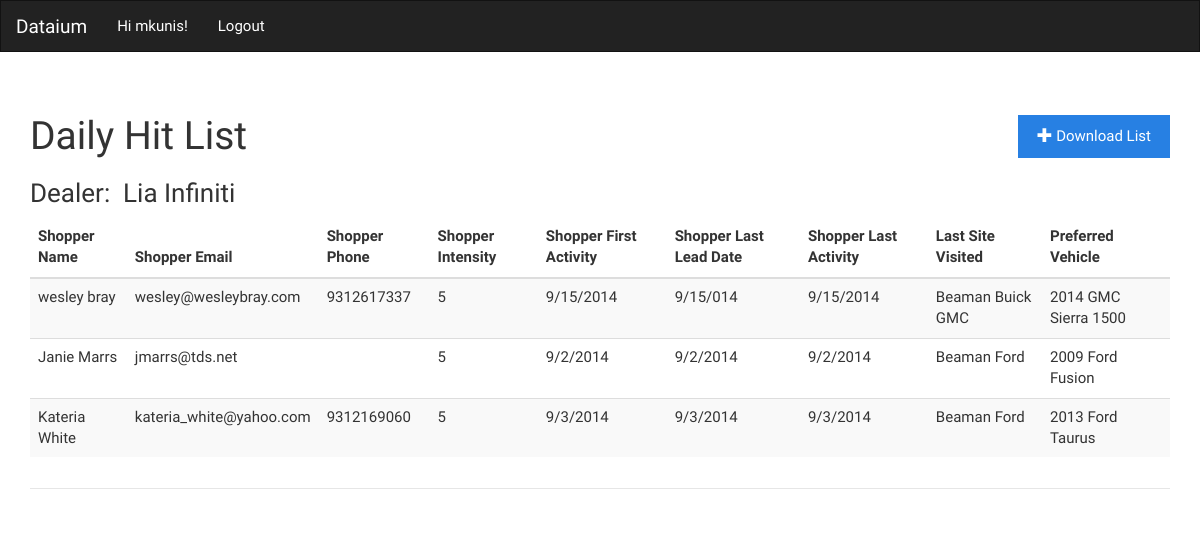
/reports/site/dhl/ (signed in), run on the app's committed database.
### reports/models.py (models this page shows, shortened)
class Dealer(models.Model):
   dealername = models.CharField(verbose_name='Dealer Name',max_length=128)
   dealercity = models.CharField(verbose_name='Dealer City',max_length=50)
   dealerstate = models.CharField(verbose_name='Dealer State',max_length=20)
   dealermainwebsite = models.CharField(verbose_name='Dealer Main Site',max_length=50)
   dma = models.ForeignKey(DataiumDMA, related_name='DMA')
   dealerdma = models.CharField(verbose_name='DMA Description',max_length=50)
   dealerlat = models.DecimalField(verbose_name = 'Dealer Latitude',max_digits=10,decimal_places=6,null=True)
   dealerlong = models.DecimalField(verbose_name='Dealer Longitude',max_digits=10,decimal_places=6,null=True)
   dealerinactive = models.CharField(verbose_name='Dealer Inactive',max_length=3,null=True,default='N')
   dealerdeleted = models.CharField(verbose_name='Dealer Deleted',max_length=3,null=True,default='N')
   dealercreatedate = models.DateTimeField(verbose_name='Dealer Created On',auto_now_add=True,null=True)
   dealerupdatedate = models.DateTimeField(verbose_name='Dealer Updated On',auto_now=True,null=True)
   class Meta:
        verbose_name = "Dealer"

class DealerDailyHitList(models.Model):
   dealersite = models.ForeignKey(DealerSite)
   full_name=models.CharField(max_length=100,verbose_name='Shopper Full Name',null=True,blank=True)
   shopper_email=models.CharField(max_length=100,verbose_name='Shopper Email',null=True,blank=True)
   shopper_phone=models.CharField(max_length=20,verbose_name='Shopper Phone',null=True,blank=True)
   shopper_intensity=models.IntegerField(max_length=10,verbose_name='Shopper Intensity',null=True,blank=True)
   shopper_first_activity=models.CharField(max_length=20,verbose_name='Shopper First Activity',null=True,blank=True)
   shopper_last_lead_date=models.CharField(max_length=20,verbose_name='Shopper Last Lead Date',null=True,blank=True)
   shopper_last_activity=models.CharField(max_length=20,verbose_name='Shopper Last Activity Date',null=True,blank=True)
   shopper_last_site = models.CharField(max_length=50,verbose_name='Shopper Last Site Visited',null=True,blank=True)
   shopper_preferred_vehicle = models.CharField(max_length=50,verbose_name='Shopper Preferred Vehicle',null=True,blank=True)
   hitlistinactive = models.CharField(verbose_name='Daily Hit List Inactive',default='N',null=True,max_length=3)
   hitlistdeleted = models.CharField(verbose_name='Daily Hit List Deleted',max_length=3,null=True,default='N')
   hitlistcreatedate = models.DateTimeField(verbose_name='Daily Hit List Created On',auto_now_add=True,null=True)
   hitlistupdatedate = models.DateTimeField(verbose_name='Daily Hit List Updated On',auto_now=True,null=True)
   class Meta:
       verbose_name="Daily Hit List"

### reports/views.py (the view)
@login_required
def user_dhl(request):
    user_id = request.user.id
    try:
        dealeruser = User.objects.get(id=user_id,userprofile__wants_dailyhitlist=True,userprofile__dealer__dealerinactive='N',userprofile__dealer__dealerdeleted='N')
        dhldealer = dealeruser.userprofile.dealer
        dhldealersite = DealerSite.objects.get(dealer = dhldealer)
        dhlleads = DealerDailyHitList.objects.filter(dealersite=dhldealersite)
    except ObjectDoesNotExist:
        print 'User id requested does not exist or is not subscribed to dhl'
        raise Http404
    return render_to_response('userdhl.html',locals(),context_instance=RequestContext(request))

### mothra/templates/userdhl.html
{% extends 'dhlbase.html' %}
{% block dhlleads %}
            {% for row in dhlleads %}
            <tr>
               <td>{{row.full_name}}</td>
               <td>{{row.shopper_email}}</td>
               <td>{{row.shopper_phone}}</td>
               <td>{{row.shopper_intensity}}</td>
               <td>{{row.shopper_first_activity}}</td>
               <td>{{row.shopper_last_lead_date}}</td>
               <td>{{row.shopper_last_activity}}</td>
               <td>{{row.shopper_last_site}}</td>
               <td>{{row.shopper_preferred_vehicle}}</td>
            </tr>
            {% endfor %}
{% endblock %}

### mothra/templates/dhlbase.html (shortened to what this page needs)
{% load staticfiles %}
<!DOCTYPE html>
<html lang="en">
  <head>
  <link rel="stylesheet" type="text/css"
                  href="{% static "bootstrap/css/bootstrap.min.css" %}">
  </head>
  <body>
{% if user.is_authenticated %}
<nav class="navbar navbar-default" role="navigation">
  <div class="container-fluid">
    <div class="navbar-header">
      <a class="navbar-brand" href="#">Dataium</a>
    </div>
    <div class="collapse navbar-collapse" id="bs-example-navbar-collapse-1">
      <ul class="nav navbar-nav">
      <ul class="nav navbar-nav navbar-right">
        <li><a href="#">Hi {{ user.username }}!</a></li>
        <li><a href="{% url 'logout' %}">Logout</a></li>
      </ul>
    </div>
  </div>
</nav>
{% endif %}
    <div class="container">
        <div class="page-header">
          {% if user.is_authenticated %}
            <div class="pull-right btn-group">
<a href="#" class="btn btn-primary"><span class="glyphicon glyphicon-plus"></span> Download List</a>
            </div>
          <h1 id="navbar">Daily Hit List</h1>
          <h3>Dealer:&nbsp;&nbsp;{{dhldealer.dealername}}</h3>
              <table class="table table-striped table-hover ">
  		<thead>
    			<tr>
      				<th>Shopper Name</th>
      				<th>Shopper Email</th>
      				<th>Shopper Phone</th>
                                <th>Shopper Intensity</th>
                                <th>Shopper First Activity</th>
                                <th>Shopper Last Lead Date</th>
                                <th>Shopper Last Activity</th>
                                <th>Last Site Visited</th>
                                <th>Preferred Vehicle</th>
    			</tr>
  		</thead>
  		<tbody>
    			{% block dhlleads %}{% endblock %}
                </tbody>
               </table>
        {% endif %}
        </div>
    </div>
  </body>
</html>

### data on the page
Dealer: dealername "Lia Infiniti"
DealerDailyHitList: full_name "wesley bray", shopper_email "wesley@wesleybray.com", shopper_phone "9312617337", shopper_intensity "5", shopper_first_activity "9/15/2014", shopper_last_lead_date "9/15/014", shopper_last_activity "9/15/2014", shopper_last_site "Beaman Buick GMC", shopper_preferred_vehicle "2014 GMC Sierra 1500"
DealerDailyHitList: full_name "Janie Marrs", shopper_email "jmarrs@tds.net", shopper_intensity "5", shopper_first_activity "9/2/2014", shopper_last_lead_date "9/2/2014", shopper_last_activity "9/2/2014", shopper_last_site "Beaman Ford", shopper_preferred_vehicle "2009 Ford Fusion"
DealerDailyHitList: full_name "Kateria White", shopper_email "kateria_white@yahoo.com", shopper_phone "9312169060", shopper_intensity "5", shopper_first_activity "9/3/2014", shopper_last_lead_date "9/3/2014", shopper_last_activity "9/3/2014", shopper_last_site "Beaman Ford", shopper_preferred_vehicle "2013 Ford Taurus"

### other printed values
{{ user.username }} "mkunis"
